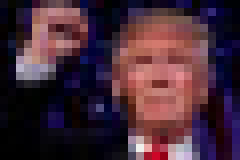
#> input picture trump.png, 30 x 20 px, given in place of test60x40.png, which was not available (shown 8 times larger)
$ python main.py   (older library calls are emulated)
#> lines starting #> are read from the running program, lines starting #| are printed output that depends on the picture; after the words box and inside, x2 and y2 are one past the last pixel; in counts of white or black regions, pixels touching at a corner belong together; pictures that were not available may be replaced by others from this repository, and a replacement may not be noted
### importImage.py
import numpy as np
from scipy import misc

def importBounds(filename) :
#> called with filename = 'test60x40.png'
    image = misc.imread(filename)
#> image is the input picture: shape (20, 30, 3); mean R, G, B 69.8, 42.7, 56.1
    bounds = []
    for row in image :
        for pixel in row :
            if pixel[0] == 0 and pixel[1] == 255 and pixel[2] == 0: # pixel is green
                bounds.append(np.nan)
            elif pixel[0] > 0 or pixel[2] > 0: # pixel is red to blue
                bounds.append((255-pixel[2]+pixel[0])/510)
            else :
                bounds.append(-1)
#> this loop made 20 passes
#> after the loop, bounds = 600 values, max 0.827 at index 589, min -1 at index 13, mean 0.477
    return bounds

def importCondImage(filename, minSigma) :
    image = np.array(misc.imread(filename, flatten = True))
    image = np.flipud(image)
    maxValue = image.max()
    offset = (minSigma*maxValue)/(1-minSigma)

    return (image + offset-image.min()) / (maxValue + offset-image.min())

#    return(image)/(maxValue)


### finite_diff.py
import matplotlib.pyplot as plt
from scipy import misc
from pylab import *
from matplotlib import cm
from mpl_toolkits.mplot3d import Axes3D
import numpy as np
from matplotlib.cbook import get_sample_data
from matplotlib._png import read_png


# a Nan in the bounds sets the derivative to zero
def GMatrix(size, bounds, condMap):

    length = size[0]
    width = size[1]
    size = width*length
    G = np.zeros((size,size))

    # snake down left to right top down Y0...YN

    for i in range(0,size) :
        if(np.isnan(bounds[i])): # Zero derivative bound
            if(i < length) : # Top Boundry
                G[i][i] = -1.0
                G[i][i+length] = 1.0
            else : # Assume bottom bound because I'm lazy
                G[i][i] = -1.0
                G[i][i-length] = 1.0
        elif(bounds[i] != -1) : # It is a source
            G[i][i] = 1
        else : # Not a B.C.
            G[i][i] = -(condMap[i,i-1]+condMap[i,i+1]+condMap[i,i-length]+condMap[i,i+length])
            G[i][i-1] = condMap[i,i-1]
            G[i][i+1] = condMap[i,i+1]
            G[i][i-length] = condMap[i,i-length]
            G[i][i+length] = condMap[i,i+length]


    return(G)

def condMap(image):
    condDict = {}

    length = len(image[0])

    for row in range(0,len(image)) :
        for col in range (0,len(image[0])) :
            upIndex = coordToInd(col,row-1, length)
            downIndex = coordToInd(col,row+1, length)
            centerIndex = coordToInd(col,row, length)
            leftIndex = coordToInd(col-1,row, length)
            rightIndex = coordToInd(col+1,row, length)

            # Assign top bottom conductivity
            if (row < len(image) - 1) : # There are items below
                condDict[centerIndex,downIndex] = min(image[row][col],image[row+1,col])
            if (row > 0) : # There are items above
                condDict[centerIndex,upIndex] = min(image[row][col],image[row-1,col])

            # Assign left right conductivity
            if (col < len(image[0]) - 1) : # There are items to the right
                condDict[centerIndex,rightIndex] = min(image[row][col],image[row,col+1])
            if (col > 0) : # There are items to the left
                condDict[centerIndex,leftIndex] = min(image[row][col],image[row,col-1])

    return condDict


def coordToInd(x, y, length) :
    return y*length + x

def rhoVector(bounds):
    rho = []
    for bound in bounds :
        if np.isnan(bound) or bound == -1:
            rho.append(0)
        else :
            rho.append(bound)
    return rho

# [73 lines left out: functions plotPot, plotField, plotJ, not called in this run]

### main.py
from finite_diff import *
import numpy as np
from importImage import *

# Sample Inputs...

length = 1.5
width = 1

nLength = 60
nWidth = 40
bounds = importBounds('test60x40.png')
imagePath = 'trump-60x40.png'
condImage = importCondImage(imagePath,1e-4)
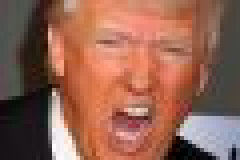
#> input picture trump-60x40.png, 60 x 40 px (shown 4 times larger)
#> in importCondImage, `image = np.array(misc.imread(filename, flatten = True))`:
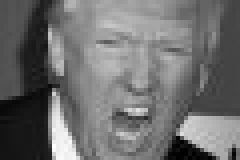
#> image: shape (40, 60) float32 (shown 4 times larger); min 0.299, max 253.8, mean 111
#> in importCondImage, `image = np.flipud(image)`:
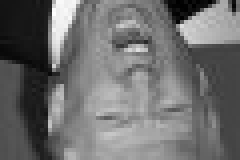
#> image: shape (40, 60) float32 (shown 4 times larger); min 0.299, max 253.8, mean 111
#> in importCondImage, `maxValue = image.max()`: maxValue = 253.8
#> in importCondImage, `offset = (minSigma*maxValue)/(1-minSigma)`: offset = 0.0254
condDict = condMap(condImage)
#> in condMap, `length = len(image[0])`: length = 60
#> the loop in condMap, `for row in range(0,len(image)) :` made 40 passes
#> after the loop in condMap, `for row in range(0,len(image)) :`: condDict = 9400 items
#> condDict = 9400 items

rho = rhoVector(bounds)
#> the loop in rhoVector, `for bound in bounds :` made 600 passes
#> bound on passes 1 to 3: 0.478, 0.512, 0.49
#> after the loop in rhoVector, `for bound in bounds :`: rho = 600 values, max 0.827 at index 589, min 0 at index 13, mean 0.51
G = GMatrix((nLength,nWidth), bounds, condDict)
#> after the loop in GMatrix, `for i in range(0,size) :`:
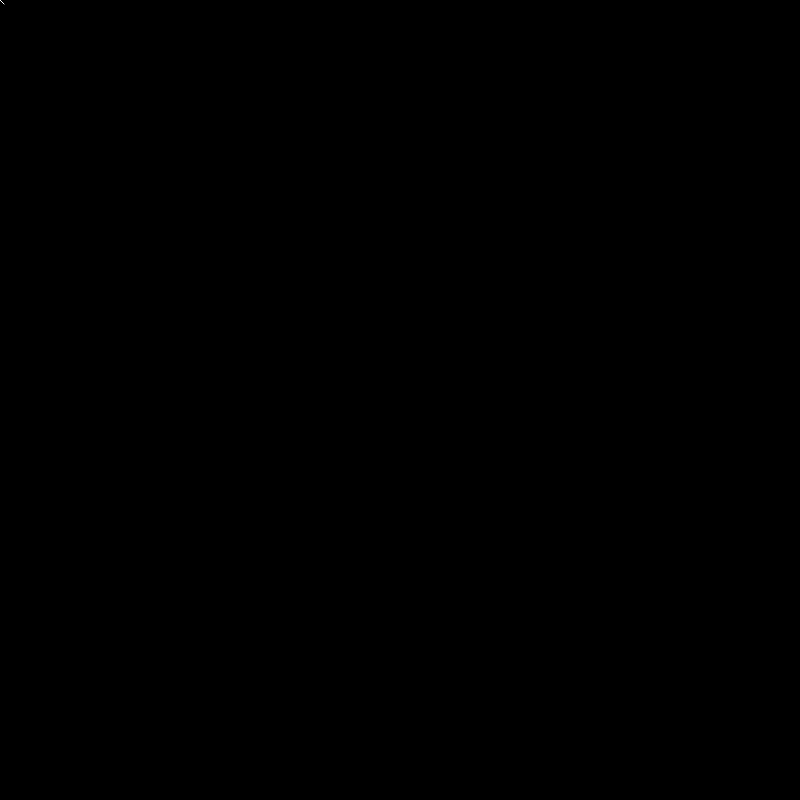
#> G: shape (2400, 2400) float64 (shown at 1/3 size); values 0 (black) and 1 (white), 0% white in thin lines or dots, all inside (x1, y1, x2, y2) = (0, 0, 13, 13)
#> (the run stopped early here; a loop or call above may not have finished)
